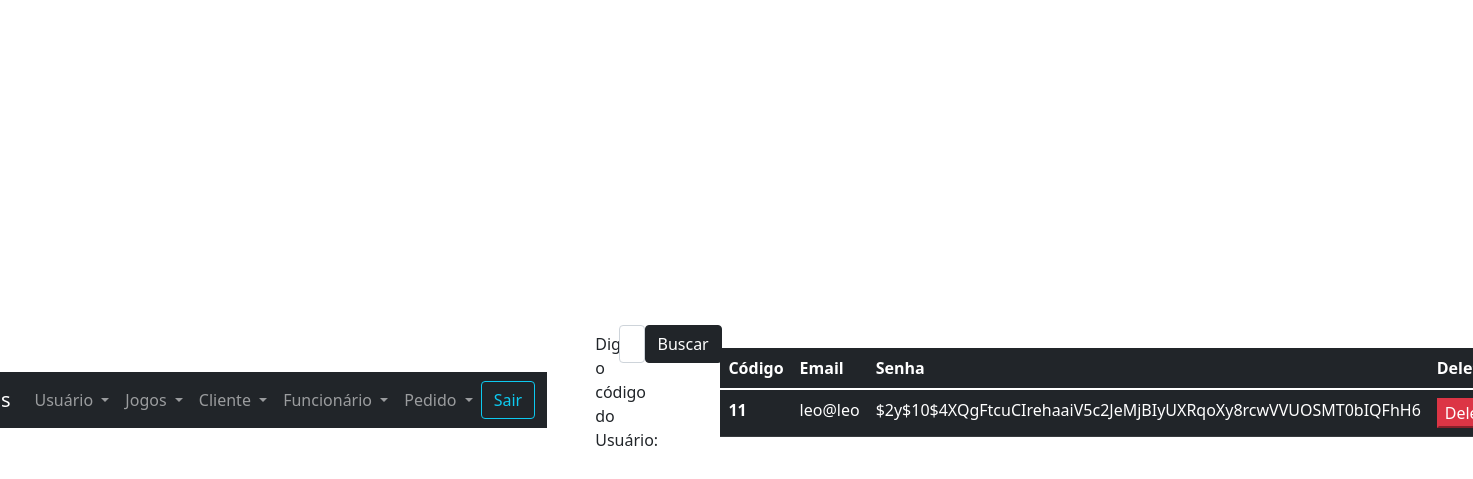
The app's page /view/listaUsuarioCod.php?CodUsu=11 (signed in) with its own data.
### tables this page shows
CREATE TABLE `tbusuario` (
  `codUsu` int(4) NOT NULL,
  `emailUsu` varchar(60) NOT NULL,
  `senhaUsu` varchar(60) NOT NULL,
  `pinUsu` int(4) NOT NULL
);

### model/bancoUsuario.php (called while the page is built, shortened)
<?php
    function listaUsuarioCod($conexao, $codUsuario){
        $query = "select * from tbusuario where codUsu={$codUsuario}";
        $resultados = mysqli_query($conexao, $query);
        $res = mysqli_fetch_array($resultados);
        return $res;
    }
?>

### view/listaUsuarioCod.php (the view, shortened to what this page needs)
<?php
    include_once("header.php");
    include_once("../model/conexao.php");
    include_once("../model/bancoUsuario.php");
?>
<div class="p-5">
    <form action="listaUsuarioCod.php" method="GET">
        <div class="row mb-3">
            <label for="inputUsu" class="col-sm-2 col-form-label"> Digite o código do Usuário: </label>
            <div class="col-sm-3">
                <input type="number" required name="CodUsu" class="form-control" id="inputUsu">
            </div>
            <div class="col-sm-3">
                <input class="btn btn-dark" type="submit" value="Buscar">
            </div>
        </div>
    </form>
</div>
<table class="table table-dark table-hover">
    <thead>
        <tr>
            <th scope="col"> Código </th>
            <th scope="col"> Email </th>
            <th scope="col"> Senha </th>
            <th scope="col"> Deletar </th>
        </tr>
    </thead>
    <?php
        $CodUsu = isset($_GET['CodUsu'])?$_GET['CodUsu']:"0";
        if($CodUsu > 0){
            $usuario = listaUsuarioCod($conexao, $CodUsu);
            if($usuario){
    ?>
    <tbody>
        <tr>
            <th scope="row"> <?=$usuario['codUsu']?> </th>
            <td> <?=$usuario['emailUsu']?> </td>
            <td> <?=$usuario['senhaUsu']?> </td>
            <td>
            <form action="../controller/deletarUsuario.php" method="POST">
                    <button type="submit" class="btn-danger"> Deletar </button>
                </form>
            </td>
        </tr>
    <?php
        }
    }
    ?>
    </tbody>
</table>
<?php
    include_once("footer.php");
?>

### view/css/style.css (style rules this page uses)
body { display: flex; justify-content: center; align-items: center; height: 100vh; }

### records on screen
tbusuario: codUsu "11", emailUsu "leo@leo", senhaUsu "$2y$10$4XQgFtcuCIrehaaiV5c2JeMjBIyUXRqoXy8rcwVVUOSMT0bIQFhH6"
